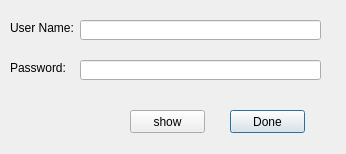
<?xml version="1.0" encoding="UTF-8"?>
<ui version="4.0">
 <class>Dialog</class>
 <widget class="QDialog" name="Dialog">
  <property name="geometry">
   <rect>
    <x>0</x>
    <y>0</y>
    <width>346</width>
    <height>154</height>
   </rect>
  </property>
  <property name="windowTitle">
   <string>Credentials Dialog</string>
  </property>
  <widget class="QLabel" name="label">
   <property name="geometry">
    <rect>
     <x>10</x>
     <y>20</y>
     <width>71</width>
     <height>16</height>
    </rect>
   </property>
   <property name="text">
    <string>User Name: </string>
   </property>
  </widget>
  <widget class="QPushButton" name="doneButton">
   <property name="geometry">
    <rect>
     <x>230</x>
     <y>110</y>
     <width>75</width>
     <height>23</height>
    </rect>
   </property>
   <property name="text">
    <string>Done</string>
   </property>
  </widget>
  <widget class="QPushButton" name="showButton">
   <property name="geometry">
    <rect>
     <x>130</x>
     <y>110</y>
     <width>75</width>
     <height>23</height>
    </rect>
   </property>
   <property name="text">
    <string>show</string>
   </property>
  </widget>
  <widget class="QLineEdit" name="userNameEntry">
   <property name="geometry">
    <rect>
     <x>80</x>
     <y>20</y>
     <width>241</width>
     <height>20</height>
    </rect>
   </property>
  </widget>
  <widget class="QLineEdit" name="passwordEntry">
   <property name="geometry">
    <rect>
     <x>80</x>
     <y>60</y>
     <width>241</width>
     <height>20</height>
    </rect>
   </property>
   <property name="echoMode">
    <enum>QLineEdit::Password</enum>
   </property>
  </widget>
  <widget class="QLabel" name="label_2">
   <property name="geometry">
    <rect>
     <x>10</x>
     <y>60</y>
     <width>71</width>
     <height>16</height>
    </rect>
   </property>
   <property name="text">
    <string>Password: </string>
   </property>
  </widget>
 </widget>
 <resources/>
 <connections/>
</ui>
